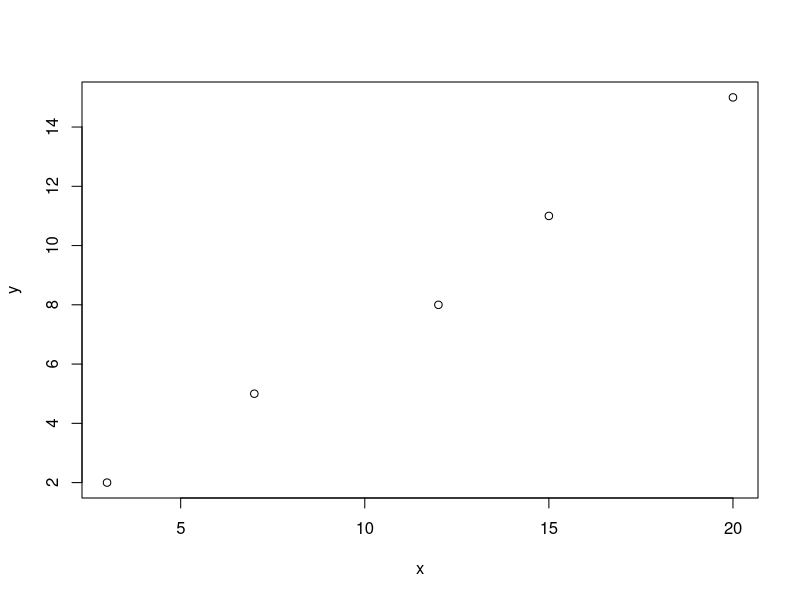
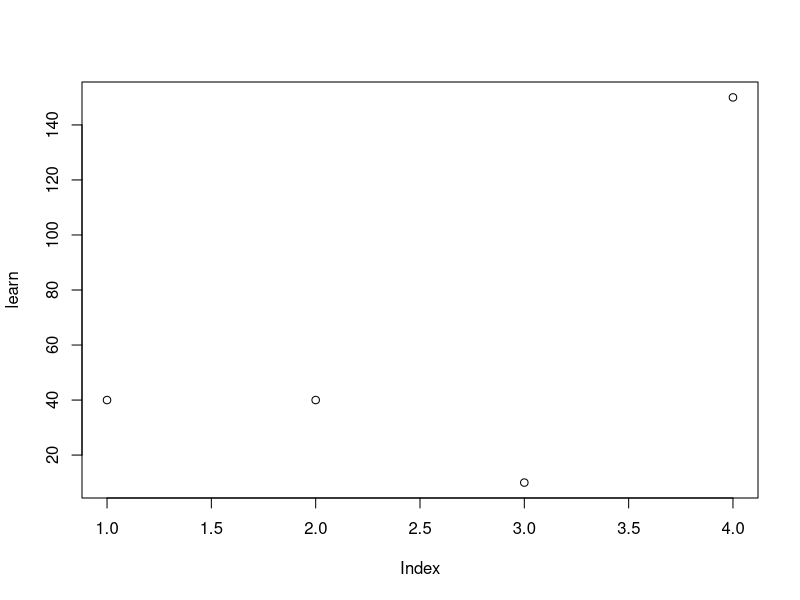
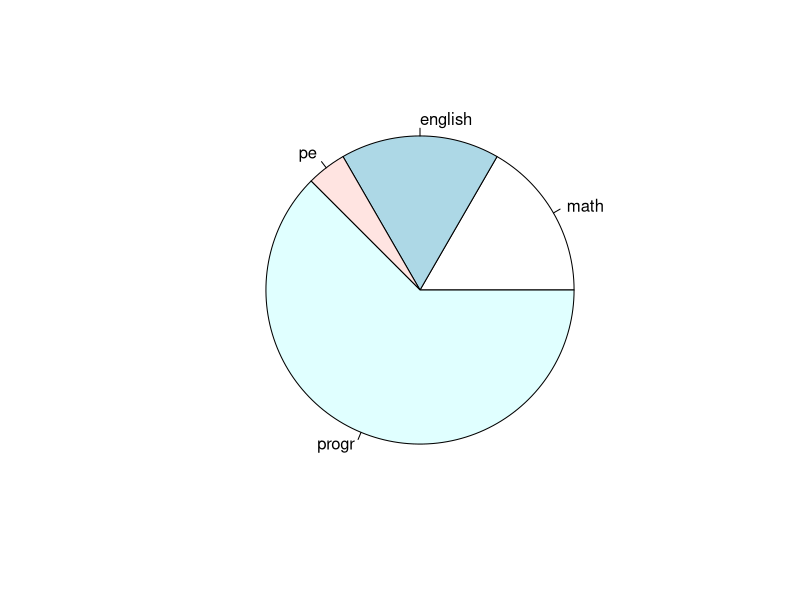
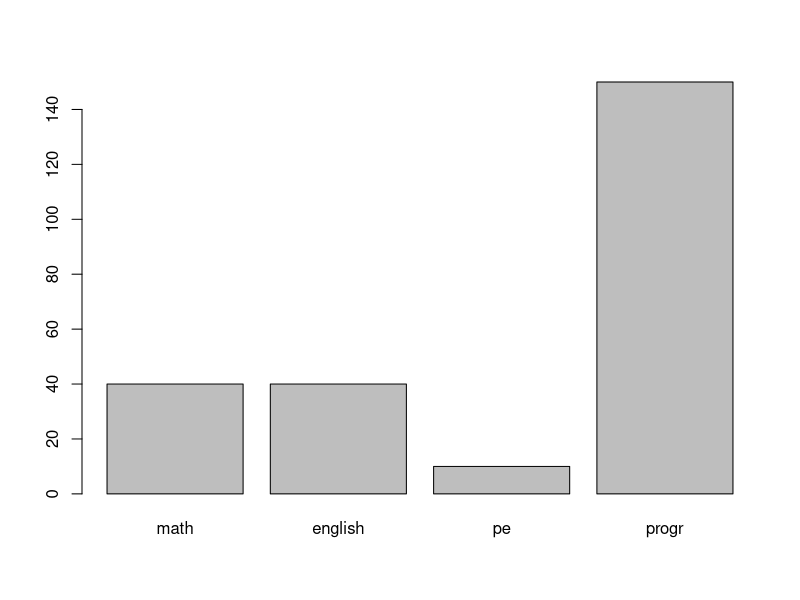

Source code (R) for these figures, in order:
# 1. Посчитать.
35 + 777
13 * 47
675 * 15
849 * 629

#2. Умножьте 11111111 само на себя. Теперь умножьте на 1111111?. О чём говорит ошибка?
11111111*11111111
#Ошибка говорит о том, что R умеет распознавать ошибочно введенные символы

#3. Найдите площади примоугольников с длинами (3,7,12,15, 20) и ширинами (2, 5,8,11,15)
x <-c(3,7,12,15, 20)
y <-c(2,5,8,11,15)
x*y

#4. Постройте график этих длин и ширин
plot(x, y)

#5. Первокурсник Вася тратит очень мног овремени на домашнюю работу. 40 минут на математику, 40 на английский, 10 на физкультуру и 150 минут на программирование. Постройте график.
learn <-c("math" = 40, "english"= 40,"pe" = 10, "progr" = 150)
plot(learn)
pie(learn)
barplot(learn)

#6. Напитки разливаются вручную в банки по 455 мл, количество налитого нормально распределено со средним значением 450 мл. и стандартным отклонением 4 мл. Чтобы смоделировать количество разлитого в 5 банок напишем следующий алгорим:
drinks <-rnorm(10000, mean = 450, sd = 4)
length(which(drinks > 455))/10000
mean(drinks>455)

